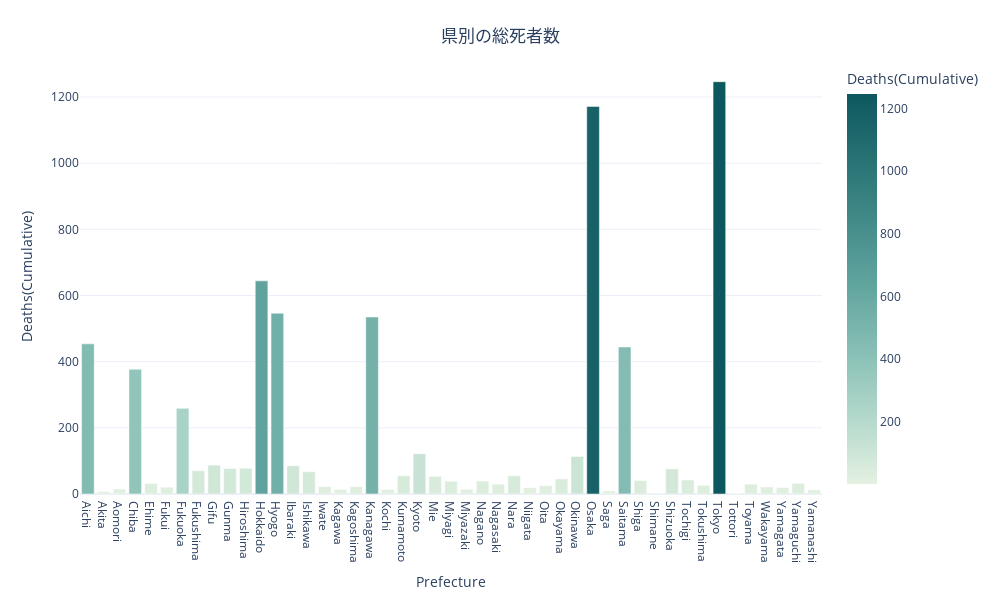

The notebook cell saved with this chart:
### Code cell
Deaths_sum = pd.pivot_table(japan_cases, index='Prefecture', values='Deaths(Cumulative)',margins=False).reset_index()

fig = px.bar(Deaths_sum, x='Prefecture', y='Deaths(Cumulative)', height=600, width=1000, color='Deaths(Cumulative)', color_continuous_scale='mint', template='plotly_white')
fig.update_xaxes(type='category')
fig.update_layout(title={
        'text': "県別の総死者数",
        'x':0.5,
        'xanchor': 'center',
        'yanchor': 'top'})

fig.show()

### Figure 1 — Plotly figure (JSON) as saved in the notebook; plotly's stock layout.template omitted (floating-point values rounded to 4 significant figures)
{"data": [{"alignmentgroup": "True", "hovertemplate": "Prefecture=%{x}<br>Deaths(Cumulative)=%{marker.color}<extra></extra>", "legendgroup": "", "marker": {"color": [453.9, 7.641, 15.0, 377.2, 31.93, 20.78, 259.0, 70.38, 87.32, 77.0, 77.75, 644.3, 546.5, 85.47, 67.51, 22.48, 14.11, 22.39, 535.1, 14.07, 55.29, 121.9, 53.31, 38.69, 14.42, 39.0, 29.74, 55.27, 19.17, 25.21, 45.71, 113.5, 1172.0, 9.924, 444.4, 40.98, 0.5463, 76, 42.41, 26.29, 1246.0, 1.388, 29.84, 21.6, 19.42, 32.19, 12.79], "coloraxis": "coloraxis", "pattern": {"shape": ""}}, "name": "", "offsetgroup": "", "orientation": "v", "showlegend": false, "textposition": "auto", "type": "bar", "x": ["Aichi", "Akita", "Aomori", "Chiba", "Ehime", "Fukui", "Fukuoka", "Fukushima", "Gifu", "Gunma", "Hiroshima", "Hokkaido", "Hyogo", "Ibaraki", "Ishikawa", "Iwate", "Kagawa", "Kagoshima", "Kanagawa", "Kochi", "Kumamoto", "Kyoto", "Mie", "Miyagi", "Miyazaki", "Nagano", "Nagasaki", "Nara", "Niigata", "Oita", "Okayama", "Okinawa", "Osaka", "Saga", "Saitama", "Shiga", "Shimane", "Shizuoka", "Tochigi", "Tokushima", "Tokyo", "Tottori", "Toyama", "Wakayama", "Yamagata", "Yamaguchi", "Yamanashi"], "xaxis": "x", "y": [453.9, 7.641, 15.0, 377.2, 31.93, 20.78, 259.0, 70.38, 87.32, 77.0, 77.75, 644.3, 546.5, 85.47, 67.51, 22.48, 14.11, 22.39, 535.1, 14.07, 55.29, 121.9, 53.31, 38.69, 14.42, 39.0, 29.74, 55.27, 19.17, 25.21, 45.71, 113.5, 1172.0, 9.924, 444.4, 40.98, 0.5463, 76, 42.41, 26.29, 1246.0, 1.388, 29.84, 21.6, 19.42, 32.19, 12.79], "yaxis": "y"}], "layout": {"barmode": "relative", "coloraxis": {"colorbar": {"title": {"text": "Deaths(Cumulative)"}}, "colorscale": [[0, "rgb(228, 241, 225)"], [0.1667, "rgb(180, 217, 204)"], [0.3333, "rgb(137, 192, 182)"], [0.5, "rgb(99, 166, 160)"], [0.6667, "rgb(68, 140, 138)"], [0.8333, "rgb(40, 114, 116)"], [1, "rgb(13, 88, 95)"]]}, "height": 600, "legend": {"tracegroupgap": 0}, "margin": {"t": 60}, "title": {"text": "県別の総死者数", "x": 0.5, "xanchor": "center", "yanchor": "top"}, "width": 1000, "xaxis": {"anchor": "y", "domain": [0, 1], "title": {"text": "Prefecture"}, "type": "category"}, "yaxis": {"anchor": "x", "domain": [0, 1], "title": {"text": "Deaths(Cumulative)"}}}}
